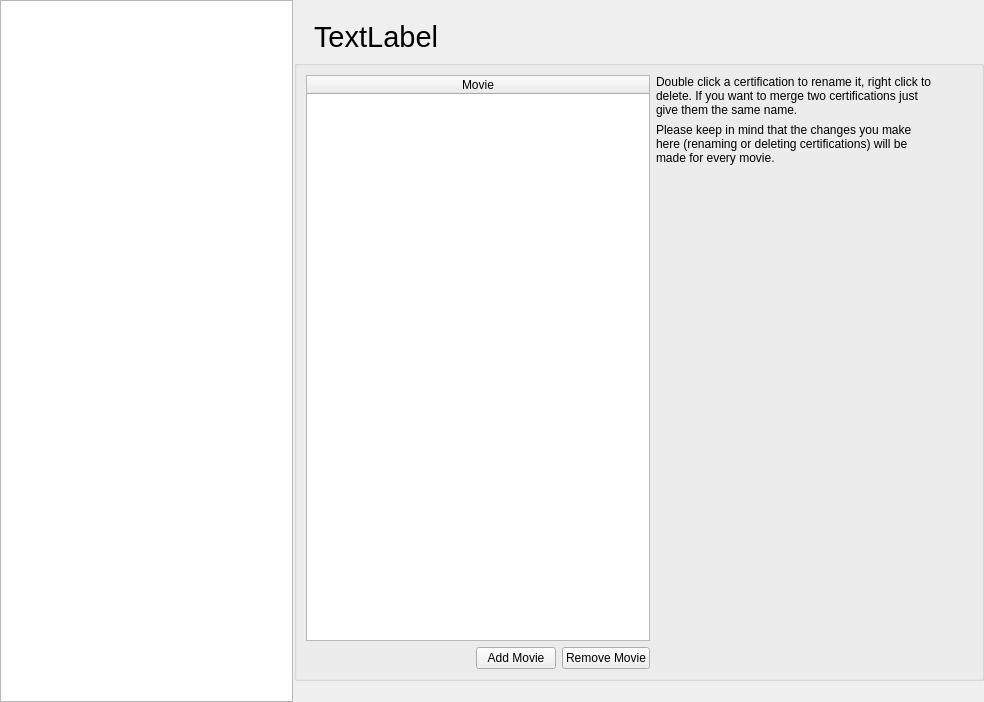
<?xml version="1.0" encoding="UTF-8"?>
<ui version="4.0">
 <class>CertificationWidget</class>
 <widget class="QWidget" name="CertificationWidget">
  <property name="geometry">
   <rect>
    <x>0</x>
    <y>0</y>
    <width>984</width>
    <height>702</height>
   </rect>
  </property>
  <layout class="QVBoxLayout" name="verticalLayout_2">
   <property name="leftMargin">
    <number>0</number>
   </property>
   <property name="topMargin">
    <number>0</number>
   </property>
   <property name="rightMargin">
    <number>0</number>
   </property>
   <property name="bottomMargin">
    <number>0</number>
   </property>
   <item>
    <widget class="MySplitter" name="splitter">
     <property name="orientation">
      <enum>Qt::Horizontal</enum>
     </property>
     <property name="handleWidth">
      <number>1</number>
     </property>
     <widget class="QTableWidget" name="certifications">
      <property name="alternatingRowColors">
       <bool>true</bool>
      </property>
      <property name="showGrid">
       <bool>false</bool>
      </property>
      <attribute name="horizontalHeaderVisible">
       <bool>false</bool>
      </attribute>
      <attribute name="horizontalHeaderStretchLastSection">
       <bool>true</bool>
      </attribute>
      <attribute name="verticalHeaderVisible">
       <bool>false</bool>
      </attribute>
      <column>
       <property name="text">
        <string>Certification</string>
       </property>
      </column>
     </widget>
     <widget class="QWidget" name="horizontalLayoutWidget">
      <layout class="QVBoxLayout" name="verticalLayout_3" stretch="0,1">
       <property name="leftMargin">
        <number>0</number>
       </property>
       <property name="topMargin">
        <number>20</number>
       </property>
       <property name="rightMargin">
        <number>0</number>
       </property>
       <property name="bottomMargin">
        <number>21</number>
       </property>
       <item>
        <widget class="QLabel" name="certificationName">
         <property name="font">
          <font>
           <family>Helvetica Neue</family>
           <pointsize>22</pointsize>
          </font>
         </property>
         <property name="text">
          <string>TextLabel</string>
         </property>
         <property name="indent">
          <number>20</number>
         </property>
        </widget>
       </item>
       <item>
        <widget class="QGroupBox" name="infoGroupBox">
         <property name="title">
          <string/>
         </property>
         <layout class="QHBoxLayout" name="horizontalLayout" stretch="1,0,0">
          <item>
           <layout class="QVBoxLayout" name="verticalLayout_4">
            <item>
             <widget class="QTableWidget" name="movies">
              <property name="editTriggers">
               <set>QAbstractItemView::NoEditTriggers</set>
              </property>
              <property name="alternatingRowColors">
               <bool>true</bool>
              </property>
              <property name="showGrid">
               <bool>false</bool>
              </property>
              <attribute name="horizontalHeaderStretchLastSection">
               <bool>true</bool>
              </attribute>
              <attribute name="verticalHeaderVisible">
               <bool>false</bool>
              </attribute>
              <column>
               <property name="text">
                <string>Movie</string>
               </property>
              </column>
             </widget>
            </item>
            <item>
             <layout class="QHBoxLayout" name="horizontalLayout_2">
              <item>
               <spacer name="horizontalSpacer_2">
                <property name="orientation">
                 <enum>Qt::Horizontal</enum>
                </property>
                <property name="sizeHint" stdset="0">
                 <size>
                  <width>40</width>
                  <height>20</height>
                 </size>
                </property>
               </spacer>
              </item>
              <item>
               <widget class="QPushButton" name="buttonAddMovie">
                <property name="toolTip">
                 <string>Add Movie</string>
                </property>
                <property name="text">
                 <string>Add Movie</string>
                </property>
               </widget>
              </item>
              <item>
               <widget class="QPushButton" name="buttonRemoveMovie">
                <property name="toolTip">
                 <string>Remove Current Movie</string>
                </property>
                <property name="text">
                 <string>Remove Movie</string>
                </property>
               </widget>
              </item>
             </layout>
            </item>
           </layout>
          </item>
          <item>
           <layout class="QVBoxLayout" name="verticalLayout">
            <item>
             <widget class="QLabel" name="lblRenameInfo1">
              <property name="text">
               <string>Double click a certification to rename it, right click to delete. If you want to merge two certifications just give them the same name.</string>
              </property>
              <property name="wordWrap">
               <bool>true</bool>
              </property>
             </widget>
            </item>
            <item>
             <widget class="QLabel" name="lblRenameInfo2">
              <property name="text">
               <string>Please keep in mind that the changes you make here (renaming or deleting certifications) will be made for every movie.</string>
              </property>
              <property name="wordWrap">
               <bool>true</bool>
              </property>
             </widget>
            </item>
            <item>
             <spacer name="verticalSpacer">
              <property name="orientation">
               <enum>Qt::Vertical</enum>
              </property>
              <property name="sizeHint" stdset="0">
               <size>
                <width>20</width>
                <height>40</height>
               </size>
              </property>
             </spacer>
            </item>
           </layout>
          </item>
          <item>
           <spacer name="horizontalSpacer">
            <property name="orientation">
             <enum>Qt::Horizontal</enum>
            </property>
            <property name="sizeHint" stdset="0">
             <size>
              <width>40</width>
              <height>20</height>
             </size>
            </property>
           </spacer>
          </item>
         </layout>
        </widget>
       </item>
      </layout>
     </widget>
    </widget>
   </item>
  </layout>
 </widget>
 <customwidgets>
  <customwidget>
   <class>MySplitter</class>
   <extends>QSplitter</extends>
   <header>ui/small_widgets/MySplitter.h</header>
   <container>1</container>
  </customwidget>
 </customwidgets>
 <resources/>
 <connections>
  <connection>
   <sender>buttonAddMovie</sender>
   <signal>clicked()</signal>
   <receiver>CertificationWidget</receiver>
   <slot>addMovie()</slot>
   <hints>
    <hint type="sourcelabel">
     <x>555</x>
     <y>651</y>
    </hint>
    <hint type="destinationlabel">
     <x>491</x>
     <y>350</y>
    </hint>
   </hints>
  </connection>
  <connection>
   <sender>buttonRemoveMovie</sender>
   <signal>clicked()</signal>
   <receiver>CertificationWidget</receiver>
   <slot>removeMovie()</slot>
   <hints>
    <hint type="sourcelabel">
     <x>619</x>
     <y>651</y>
    </hint>
    <hint type="destinationlabel">
     <x>491</x>
     <y>350</y>
    </hint>
   </hints>
  </connection>
 </connections>
 <slots>
  <slot>addMovie()</slot>
  <slot>removeMovie()</slot>
 </slots>
</ui>
